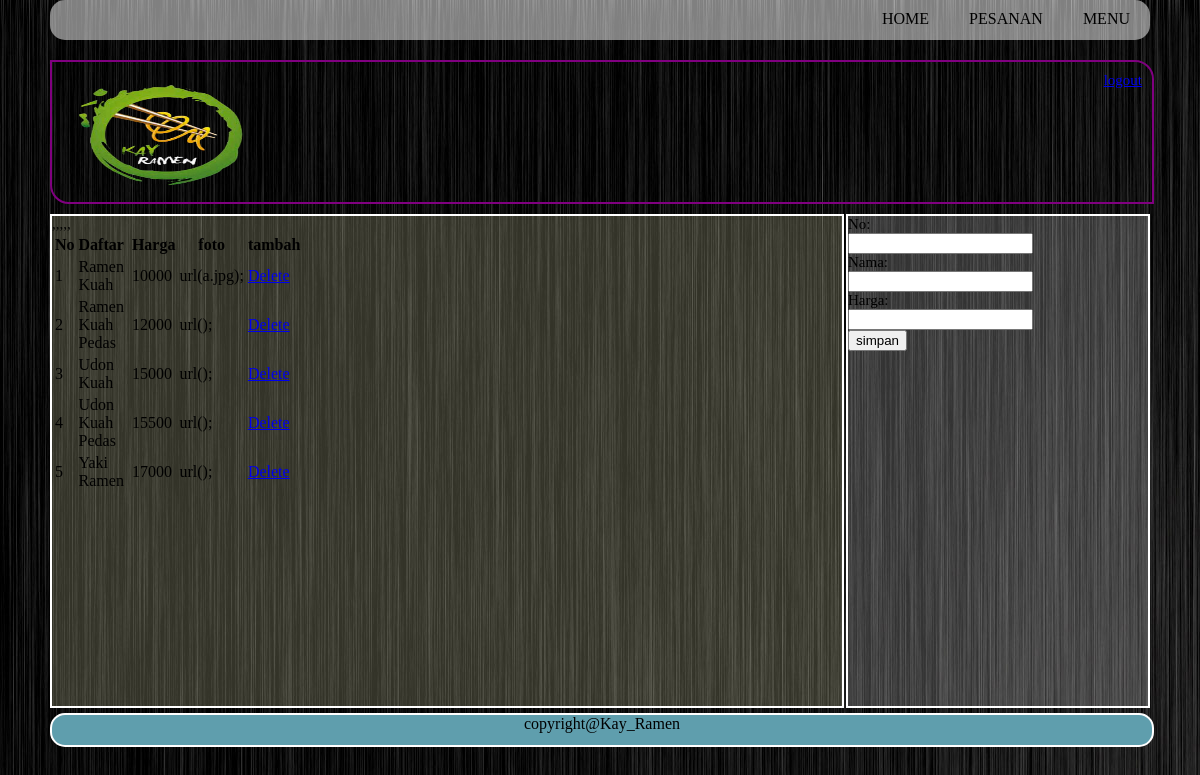
The page /menu1.php on the database its author committed.
### tables this page shows
CREATE TABLE IF NOT EXISTS `produk` (
`no` int(50) NOT NULL,
  `nama` varchar(50) NOT NULL,
  `harga` int(50) NOT NULL,
  `foto` varchar(50) NOT NULL
);

### menu1.php (the view, shortened to what this page needs)
<html>
<head>
<link rel="stylesheet" type="text/css" href="style.css" >
</head>
<body>
	<div class="menu">
	<ul div="nav">
		<li><a href="home1.php">HOME</a></li>
		<li><a href="daftar.php">PESANAN</a></li>
		<li><a href="menu1.php">MENU</a></li>
	</ul>
	</div>
	<div class="header">
		<div class="subheader1">
		<img src="BO5XakICEAAxr2.png" height="120" width="200" alt="image" />
		</div>
		<div class="subheader">
		<a href="home.php">logout</a>
		</div>
	</div>
	<div class="content1">
		<div class="subcon">
		<Table width="200px">
		<form method="post" action="menu_sv2.php">
		<Tr>
		<th>No</th>
		<th>Daftar</Th>
		<th></th>
        <th>Harga</th>
		<th>foto</th>
        <Th>tambah<th>
        </tr>
		<?php
		$p=mysql_query("select * FROM produk") or die ('select eror');
		while($row=mysql_fetch_array($p)){
		$a=$row['no'];
		$b=$row['nama'];
		$c=$row['harga'];
		$d=$row['foto'];
		echo "<tr><td>$a</td><td>$b</td><td></td><td>$c</td><td>url($d);</td>,<td><a href='delete.php?no=$a'>Delete</a></td></tr > ";
		}
		?>
		</form>
		</table>
		</div>
		<div class="subconn">
		<form method="POST" action="menu_sv.php">
		No:<br><input type="text"  name="no"/><br>
		Nama:<br><input type="text" name="nama"><br>
		Harga:<br><input type="text" name="harga"><br>
		<input type="submit" name="simpan" value="simpan"/>
		</form>
		</div>
	</div>
	<div class="footer">
	copyright@Kay_Ramen
	</div>
</body>
</html>

### style.css (style rules this page uses)
html { background-image:url(Dark-background-simple-black-and-white-liniar-background-hd.jpg); }
body { width:1100px; height:auto; margin:auto; }
.header { height:120px; width:1080px; padding:10px; background#F5F5DC; border:solid 2px purple; border-radius:0px 19px; }
.subheader { float:right; font-size:15px; }
.subheader1 { float:left; }
.content1 { width:1100px; height:auto; margin-top:10px; background:rgba(450, 0, 250, 0.30); border-radius:0px 15px; }
.subcon { width:790px; float:left; font-size:15px; height:490px; border:solid 2px #fff; background:rgba(400, 300, 200, 0.2); }
.subconn { width:300px; float:right; font-size:15px; height:490px; border:solid 2px #fff; background:rgba(400, 400, 400, 0.2); }
.footer { width:1100px; float:left; height:30px; background:#5F9EAD; text-align:center; border:solid 2px #fff; border-radius:15px; margin-top:5px; }
.menu { height:40px; background:rgba(400, 400, 400, 0.5); margin-bottom:20px; color:#000; border-radius:15px; }
.menu ul { margin:0px; padding:0px; list-style-type:none; float:right; }
.menu ul li { position:relative; float:left; }
.menu ul li a { display :block; padding:10px 20px; color:#000; text-decoration:none; border-radius:5px; }

### rows shown on the page
produk: no "1", nama "Ramen Kuah", harga "10000", foto "a.jpg"
produk: no "2", nama "Ramen Kuah Pedas", harga "12000"
produk: no "3", nama "Udon Kuah", harga "15000"
produk: no "4", nama "Udon Kuah Pedas", harga "15500"
produk: no "5", nama "Yaki Ramen", harga "17000"
